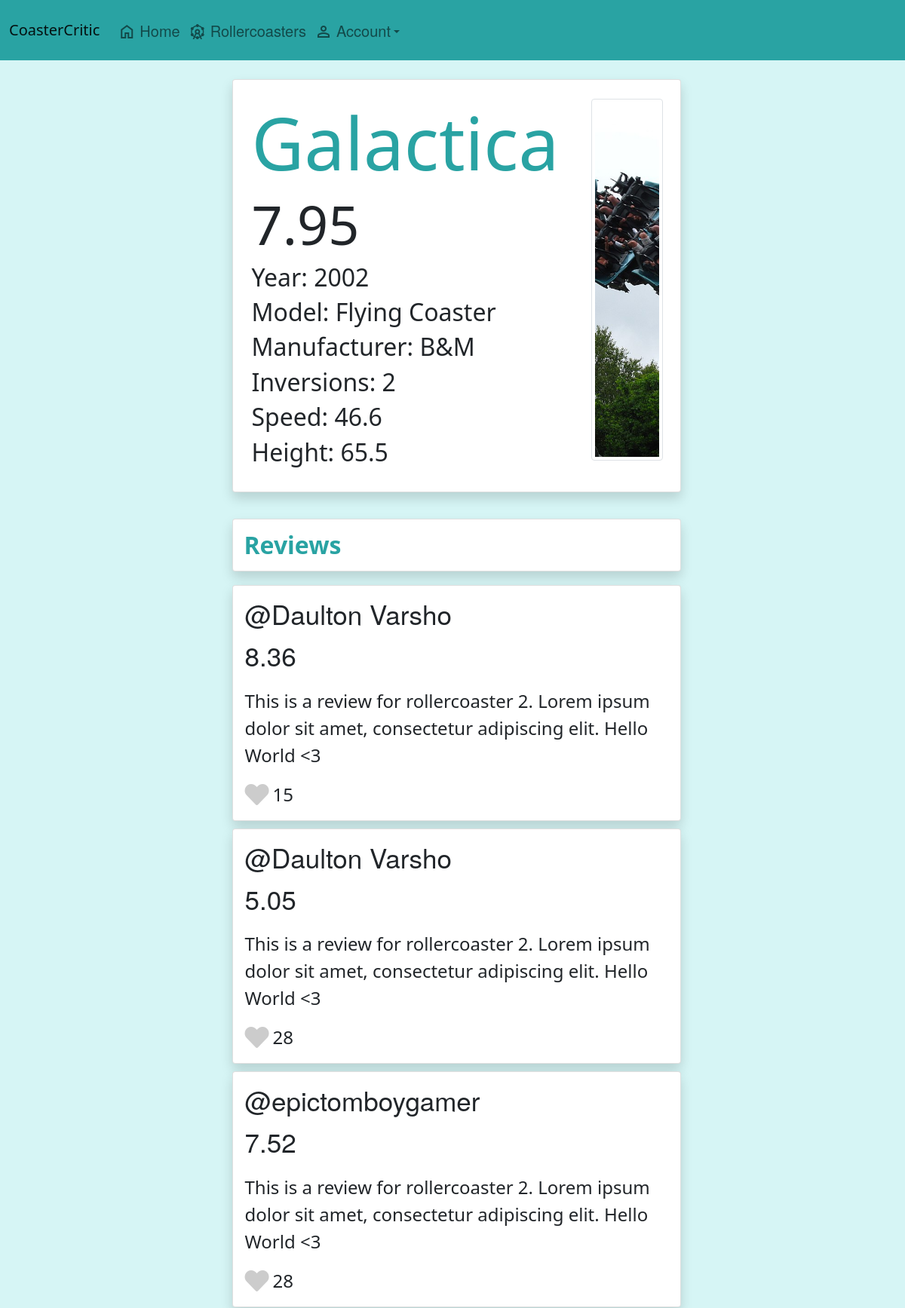
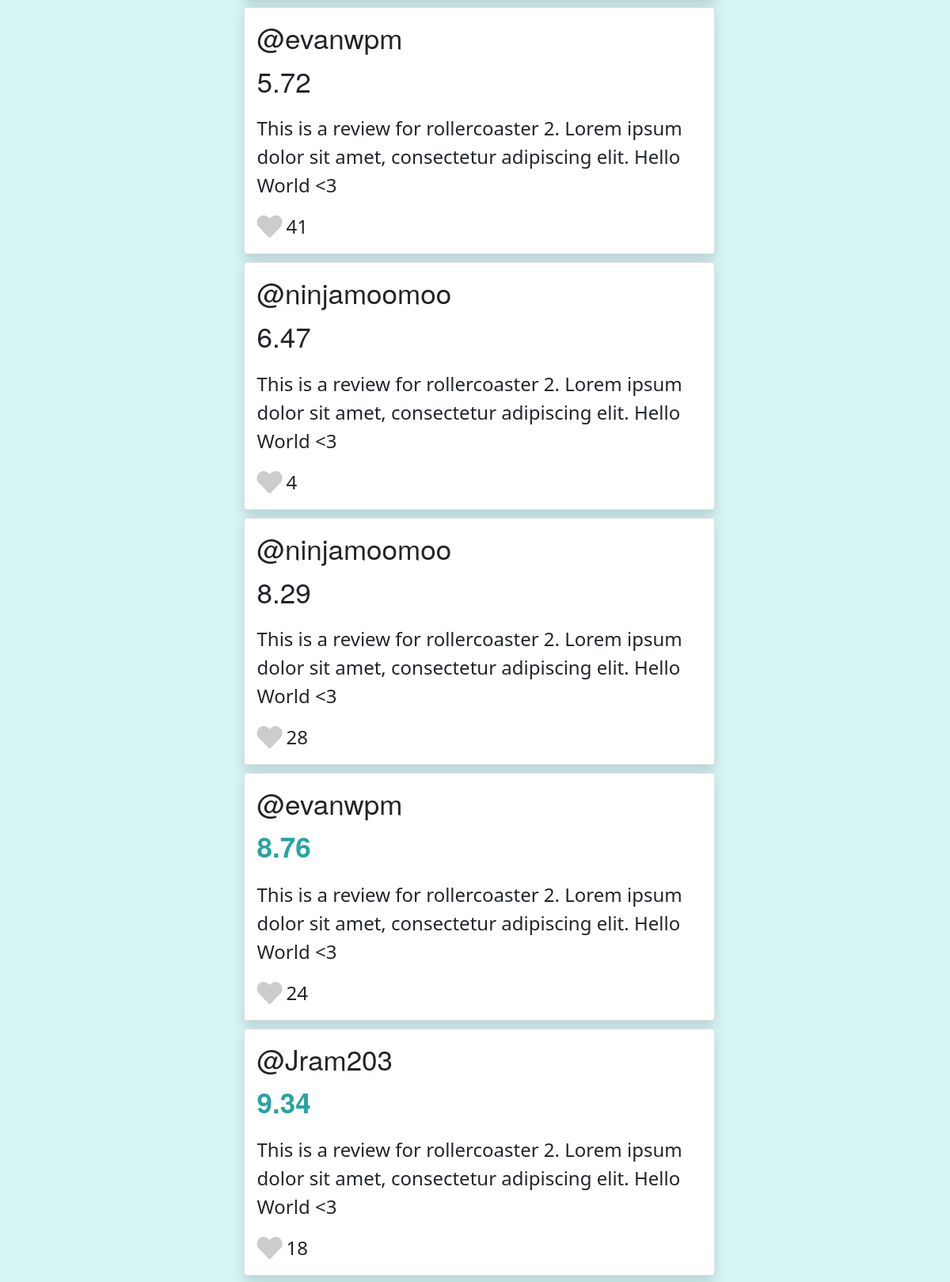
/rollercoaster/2 (upper part), run on the app's committed database (2 pictures, top to bottom).
### app/models.py (models this page shows)
class Rollercoaster(db.Model):
    id = db.Column(db.Integer, primary_key=True)
    name = db.Column(db.String(100))
    year = db.Column(db.Integer)
    height = db.Column(db.Float)
    length = db.Column(db.Float)
    manufacturer = db.Column(db.String(100))
    model = db.Column(db.String(100))
    inversions = db.Column(db.Integer)
    speed = db.Column(db.Float)
    reviews = db.relationship('Review', lazy=True)

class Review(db.Model):
    id = db.Column(db.Integer, primary_key=True)
    user_id = db.Column(db.Integer, db.ForeignKey('user.id'), nullable=False)
    rollercoaster_id = db.Column(db.Integer, db.ForeignKey('rollercoaster.id'), nullable=False)
    rating = db.Column(db.Float)
    review_text = db.Column(db.String(400))
    likes = db.Column(db.Integer)
    user = db.relationship('User', backref=db.backref('user_reviews', lazy=True))
    rollercoaster = db.relationship('Rollercoaster', backref=db.backref('coaster_reviews', lazy=True))

class User(UserMixin, db.Model):
    id = db.Column(db.Integer, primary_key=True)
    password = db.Column(db.String(100))
    name = db.Column(db.String(100))
    reviews = db.relationship('Review', lazy=True, back_populates='user')

### app/main.py (the view)
@main.route('/rollercoaster/<rc_id>')
def rollercoaster_page(rc_id):
    rollercoaster = models.Rollercoaster.query.filter_by(id=rc_id).first()
    if rollercoaster:
        average_score = get_average_score(rollercoaster.id)
        reviews = rollercoaster.coaster_reviews
        return render_template('rollercoaster.html', rollercoaster=rollercoaster, average_score=average_score, reviews=reviews)
    else:
        return render_template('404.html')

### app/db_manager.py (called while the page is built)
def get_average_score(rollercoaster_id):
        average_score = (
            db.session.query(func.avg(models.Review.rating))
            .join(models.Review.rollercoaster)
            .filter(models.Review.rollercoaster_id == rollercoaster_id)
            .first()
        )[0]
        average_score = round(average_score,2)
        return average_score

### app/templates/rollercoaster.html (shortened to what this page needs)
{% extends "base.html" %}
{% block content %}
<div class="page_container_c">
  <div class="rollercoaster_header card shadow bg-white rounded">
    <div class="rollercoaster_page_holder">
      <div style="width:100%; ">
        <h1 style="font-size: 6rem; color: #29A3A3;">{{rollercoaster.name}}</h1>
        {% if average_score > 8.5%}
        <h2 style="font-size: 4.5rem; color: #29A3A3; font-weight: bold;">{{average_score}}</h2>
        {% else %}
        <h2 style="font-size: 4.5rem;">{{average_score}}</h2>
        {% endif %}
        <div style="gap:40px" class="">
          <div>
            <h2>Year: {{rollercoaster.year}}</h2>
            <h2>Model: {{rollercoaster.model}}</h2>
            <h2>Manufacturer: {{rollercoaster.manufacturer}}</h2>
          </div>
          <div>
            <h2>Inversions: {{rollercoaster.inversions}}</h2>
            <h2>Speed: {{rollercoaster.speed}}</h2>
            <h2>Height: {{rollercoaster.height}}</h2>
          </div>
        </div>
      </div>
    </div>
    <div style="float:left; " class="rc_image_container">
      <img alt="image of {{rollercoaster.name}} rollercoaster" class="img-fluid rollercoaster_img img-thumbnail" src="/static/assets/{{ rollercoaster.id }}.jpg">
    </div>
  </div>
  <div class="review_container">
    <h2 class="title card shadow bg-white rounded" style="font-weight:bold; color: #29A3A3; padding: 15px;">
      Reviews
    </h2>
    {% for review in reviews%}
    <div class="card card-hover shadow bg-white rounded" style="width: 100%;" onclick="open_profile({{review.user.id}})">
      <div class="card-body">
          <h5 style="font-size: 35px; font-family: Walfork, Walsheim, Helvetica Neue, Helvetica, Arial, sans-serif;"
              class="card-title">@{{ review.user.name}}</h5>
          {% if review.rating > 8.5%}
          <p style="font-weight: bold; color: #29A3A3; font-size: 35px; font-family: Walfork, Walsheim, Helvetica Neue, Helvetica, Arial, sans-serif;"
              class="card-text"> {{ review.rating }}</p>
          {% else %}
          <p style="font-size: 35px; font-family: Walfork, Walsheim, Helvetica Neue, Helvetica, Arial, sans-serif;"
              class="card-text"> {{ review.rating }}</p>
          {% endif %}
          <p style="font-size: 1.5rem;" class="card-text">{{ review.review_text}}</p>
          <div style="display: flex; align-items: center; gap:5px;">
            <div style="font-size: 2rem;" id="{{review.id}}-icon" class="like-icon fa-lg" onclick="add_like(event, {{review.id}})"><i class="fas fa-heart"></i></div>
            <span style="font-size: 1.5rem;" id="{{review.id}}-likes">{{review.likes}}</span>
          </div>
      </div>
  </div>
    {% endfor %}
  </div>
</div>
{% endblock %}

### app/static/styles.css (style rules this page uses)
.page_container_c { padding-top: 10px; display: flex; align-items: center; justify-content: center; flex-direction: column; margin-left: 10px; }
.review_container { display: flex; flex-direction: column; gap: 10px; padding-top: 5px; flex-grow: 1; width: 50%; }
.rc_image_container { height: 100%; margin-right: 3.8%; margin-top:10px; }
.rollercoaster_img { width: 50rem; height: 30rem; object-fit: cover; margin-top:15px; }
.rollercoaster_page_holder { display: flex; flex-direction: row; gap: 18px; flex-grow: 1; margin: 25px; }
body { background-color: #d6f5f5; }
.like-icon { color: #ccc; cursor: pointer; }
.rollercoaster_header { display: flex; flex-direction: row; gap:18px; background-color: white; width: 50%; margin-bottom: 30px; margin-top:15px; }

### data on the page
Rollercoaster: name "Galactica", year "2002", model "Flying Coaster", manufacturer "B&M", inversions "2", speed "46.6", height "65.5"
Review: user.name "Daulton Varsho", rating "8.36", review_text "This is a review for rollercoaster 2. Lorem ipsum dolor sit amet, consectetur adipiscing elit. Hello World <3", likes "15"
Review: user.name "Daulton Varsho", rating "5.05", review_text "This is a review for rollercoaster 2. Lorem ipsum dolor sit amet, consectetur adipiscing elit. Hello World <3", likes "28"
Review: user.name "epictomboygamer", rating "7.52", review_text "This is a review for rollercoaster 2. Lorem ipsum dolor sit amet, consectetur adipiscing elit. Hello World <3", likes "28"
Review: {{ review.user.id }} 1 (drawn), user.name "evanwpm", rating "5.72", review_text "This is a review for rollercoaster 2. Lorem ipsum dolor sit amet, consectetur adipiscing elit. Hello World <3", likes "41"
Review: user.name "ninjamoomoo", rating "6.47", review_text "This is a review for rollercoaster 2. Lorem ipsum dolor sit amet, consectetur adipiscing elit. Hello World <3", likes "4"
Review: user.name "ninjamoomoo", rating "8.29", review_text "This is a review for rollercoaster 2. Lorem ipsum dolor sit amet, consectetur adipiscing elit. Hello World <3", likes "28"
Review: {{ review.user.id }} 1 (drawn), user.name "evanwpm", rating "8.76", review_text "This is a review for rollercoaster 2. Lorem ipsum dolor sit amet, consectetur adipiscing elit. Hello World <3", likes "24"
Review: user.name "Jram203", rating "9.34", review_text "This is a review for rollercoaster 2. Lorem ipsum dolor sit amet, consectetur adipiscing elit. Hello World <3", likes "18"

### other printed values
{{ average_score }} "7.95"
